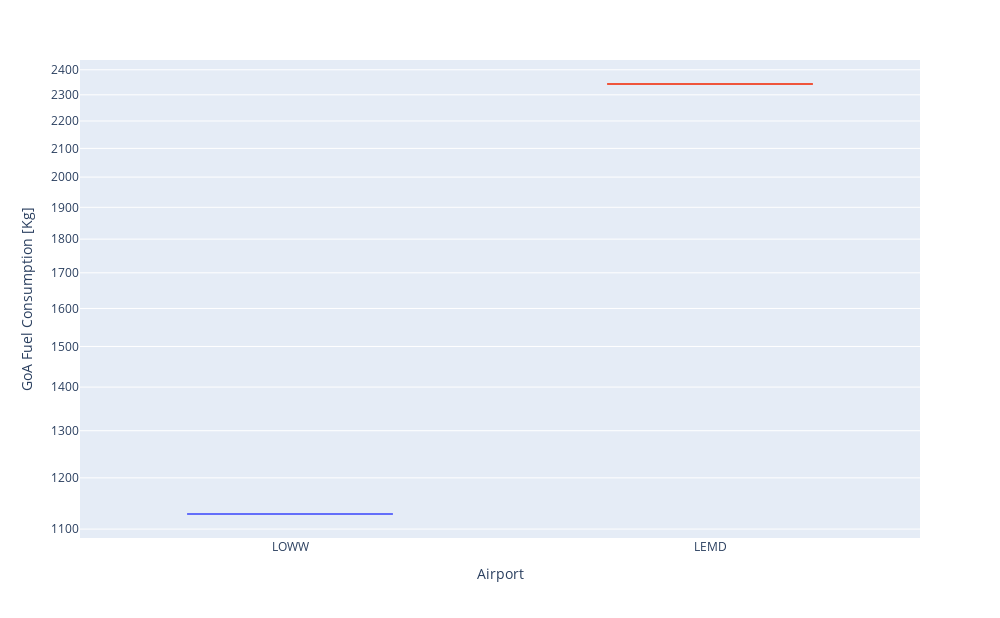

Source (notebook cell):
### Markdown cell above
### Fuel Consumption

### Code cell
var = "fuel_max"
category_orders = {
    "destination": infoGoA_filtered.query('typecode=="A320"')
    .groupby("destination")[[var]]
    .median()
    .sort_values(var)
    .index
}
fig = px.box(
    infoGoA_filtered.query('typecode=="A320"'),
    x="destination",
    y=var,
    color="destination",
    points="outliers",
    category_orders=category_orders,
)
fig.update_yaxes(tickformat=".0f")
fig.update_layout(
    height=height,
    width=width,
    yaxis_type="log",
    xaxis_title="Airport",
    yaxis_title="GoA Fuel Consumption [Kg]",
    showlegend=False,
)
# save fig pdf
fig.write_image("figures/a320_goa_fuel.pdf")
fig.show()

### Figure 1 — Plotly figure (JSON) as saved in the notebook; plotly's stock layout.template omitted (floating-point values rounded to 4 significant figures)
{"data": [{"alignmentgroup": "True", "boxpoints": "outliers", "hovertemplate": "destination=%{x}<br>fuel_max=%{y}<extra></extra>", "legendgroup": "LOWW", "marker": {"color": "#636efa"}, "name": "LOWW", "notched": false, "offsetgroup": "LOWW", "orientation": "v", "showlegend": true, "type": "box", "x": ["LOWW"], "x0": " ", "xaxis": "x", "y": [1128.0], "y0": " ", "yaxis": "y"}, {"alignmentgroup": "True", "boxpoints": "outliers", "hovertemplate": "destination=%{x}<br>fuel_max=%{y}<extra></extra>", "legendgroup": "LEMD", "marker": {"color": "#EF553B"}, "name": "LEMD", "notched": false, "offsetgroup": "LEMD", "orientation": "v", "showlegend": true, "type": "box", "x": ["LEMD"], "x0": " ", "xaxis": "x", "y": [2343.0], "y0": " ", "yaxis": "y"}], "layout": {"boxmode": "overlay", "height": 618.0, "legend": {"title": {"text": "destination"}, "tracegroupgap": 0}, "margin": {"t": 60}, "showlegend": false, "width": 1000, "xaxis": {"anchor": "y", "categoryarray": ["LOWW", "LEMD"], "categoryorder": "array", "domain": [0, 1], "title": {"text": "Airport"}}, "yaxis": {"anchor": "x", "domain": [0, 1], "tickformat": ".0f", "title": {"text": "GoA Fuel Consumption [Kg]"}, "type": "log"}}}
